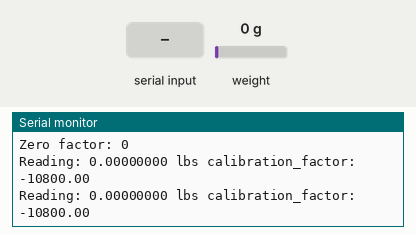
Recording of a sketch running on a simulated ESP32. On the bench: the last lines printed to the serial monitor. Inputs (shaded band) come from the test bench; at power-on: weight on the scale 0 g.

Above: at 3.2 s.
3.3 s: weight on the scale set to 100 g
At 3.8 s:
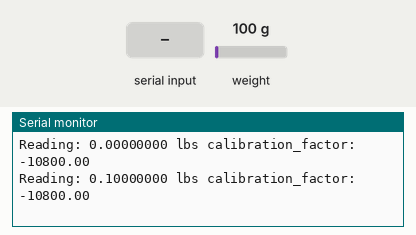
4.8 s: "+" received over Serial
At 6.1 s:
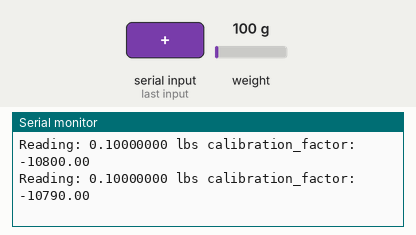
6.3 s: "a" received over Serial
At 7.4 s:
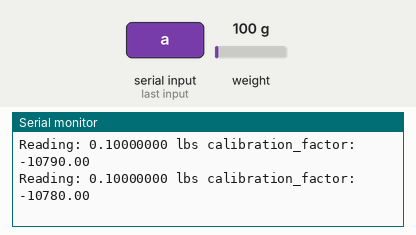
7.8 s: weight on the scale set to 1250 g
At 8.6 s:
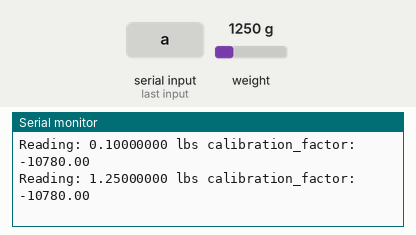
Timing chart, 0 to 10.3 s (numbered marks = the images above; inputs shaded):
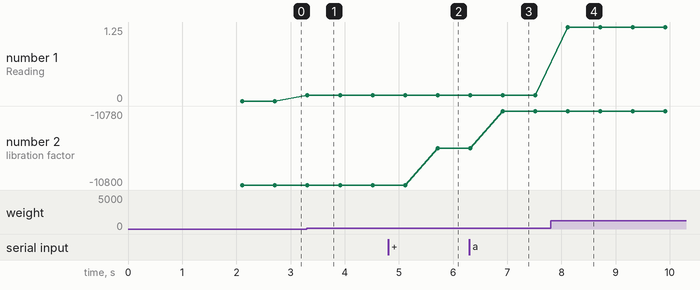

Measured:
- after the input at 3.3 s, the serial monitor: prints a new line at once (image 1)
- after the input at 4.8 s, the serial monitor: prints a new line after 0.92 s (image 2)
- after the input at 6.3 s, the serial monitor: prints a new line after 0.62 s (image 3)
- after the input at 7.8 s, the serial monitor: prints a new line after 0.32 s (image 4)
- plotted number 1: 0 → 0.1 after the input at 3.3 s, 0.1 → 1.25 after the input at 7.8 s
- plotted number 2: -10800 → -10790 after the input at 4.8 s, -10790 → -10780 after the input at 6.3 s

The sketch:

calibrate-scale.ino
```cpp
// (licence header left out)
#include "HX711.h" //This library can be obtained here http://librarymanager/All#Avia_HX711

#define LOADCELL_DOUT_PIN  D5
#define LOADCELL_SCK_PIN  D3

HX711 scale;

//float calibration_factor = -7050; //-7050 worked for my 440lb max scale setup
float calibration_factor = -10800;

void setup() {
  Serial.begin(115200);
  Serial.println("HX711 calibration sketch");
  Serial.println("Remove all weight from scale");
  Serial.println("After readings begin, place known weight on scale");
  Serial.println("Press + or a to increase calibration factor");
  Serial.println("Press - or z to decrease calibration factor");

  scale.begin(LOADCELL_DOUT_PIN, LOADCELL_SCK_PIN);
  scale.set_scale();
  scale.tare();  //Reset the scale to 0

  long zero_factor = scale.read_average(); //Get a baseline reading
  Serial.print("Zero factor: "); //This can be used to remove the need to tare the scale. Useful in permanent scale projects.
  Serial.println(zero_factor);
}

float prev_weight = -10000;

void loop() {

  scale.set_scale(calibration_factor); //Adjust to this calibration factor

  float weight = scale.get_units();
//  if (weight != prev_weight) {
    Serial.print("Reading: ");
    Serial.print(weight, 8);
    Serial.print(" lbs"); //Change this to kg and re-adjust the calibration factor if you follow SI units like a sane person
    Serial.print(" calibration_factor: ");
    Serial.print(calibration_factor);
    Serial.println();
    prev_weight = weight;
//  }

  while(Serial.available())
  {
    char temp = Serial.read();
    if(temp == '+' || temp == 'a')
      calibration_factor += 10;
    else if(temp == '-' || temp == 'z')
      calibration_factor -= 10;
  }

  delay(500);
}
```
